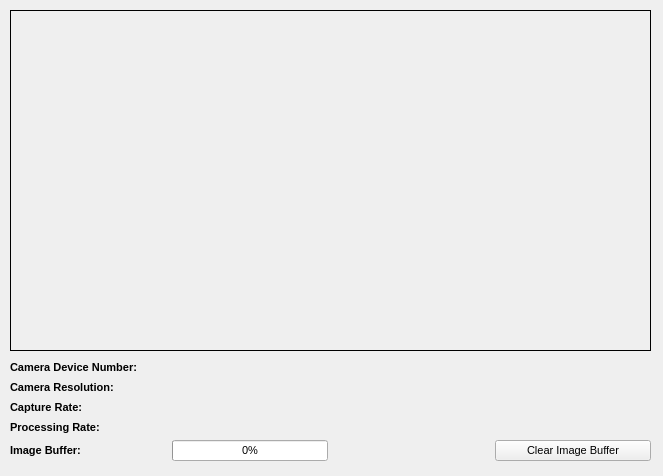
<?xml version="1.0" encoding="UTF-8"?>
<ui version="4.0">
 <class>CameraView</class>
 <widget class="QWidget" name="CameraView">
  <property name="geometry">
   <rect>
    <x>0</x>
    <y>0</y>
    <width>663</width>
    <height>476</height>
   </rect>
  </property>
  <property name="sizePolicy">
   <sizepolicy hsizetype="Minimum" vsizetype="Minimum">
    <horstretch>0</horstretch>
    <verstretch>0</verstretch>
   </sizepolicy>
  </property>
  <property name="windowTitle">
   <string>Form</string>
  </property>
  <widget class="QLabel" name="frameLabel">
   <property name="geometry">
    <rect>
     <x>10</x>
     <y>10</y>
     <width>641</width>
     <height>341</height>
    </rect>
   </property>
   <property name="styleSheet">
    <string notr="true">border:1px solid;</string>
   </property>
   <property name="text">
    <string/>
   </property>
  </widget>
  <widget class="QWidget" name="layoutWidget">
   <property name="geometry">
    <rect>
     <x>10</x>
     <y>360</y>
     <width>641</width>
     <height>101</height>
    </rect>
   </property>
   <layout class="QGridLayout" name="gridLayout">
    <item row="3" column="1">
     <widget class="QLabel" name="processingRateLabel">
      <property name="sizePolicy">
       <sizepolicy hsizetype="MinimumExpanding" vsizetype="MinimumExpanding">
        <horstretch>0</horstretch>
        <verstretch>0</verstretch>
       </sizepolicy>
      </property>
      <property name="font">
       <font>
        <pointsize>8</pointsize>
       </font>
      </property>
      <property name="text">
       <string/>
      </property>
     </widget>
    </item>
    <item row="4" column="0">
     <widget class="QLabel" name="label_1">
      <property name="sizePolicy">
       <sizepolicy hsizetype="MinimumExpanding" vsizetype="MinimumExpanding">
        <horstretch>0</horstretch>
        <verstretch>0</verstretch>
       </sizepolicy>
      </property>
      <property name="font">
       <font>
        <pointsize>8</pointsize>
        <weight>75</weight>
        <bold>true</bold>
       </font>
      </property>
      <property name="text">
       <string>Image Buffer:</string>
      </property>
      <property name="alignment">
       <set>Qt::AlignLeading|Qt::AlignLeft|Qt::AlignVCenter</set>
      </property>
     </widget>
    </item>
    <item row="2" column="0">
     <widget class="QLabel" name="label_2">
      <property name="sizePolicy">
       <sizepolicy hsizetype="MinimumExpanding" vsizetype="MinimumExpanding">
        <horstretch>0</horstretch>
        <verstretch>0</verstretch>
       </sizepolicy>
      </property>
      <property name="font">
       <font>
        <pointsize>8</pointsize>
        <weight>75</weight>
        <bold>true</bold>
       </font>
      </property>
      <property name="text">
       <string>Capture Rate:</string>
      </property>
      <property name="alignment">
       <set>Qt::AlignLeading|Qt::AlignLeft|Qt::AlignVCenter</set>
      </property>
     </widget>
    </item>
    <item row="1" column="1">
     <widget class="QLabel" name="cameraResolutionLabel">
      <property name="sizePolicy">
       <sizepolicy hsizetype="MinimumExpanding" vsizetype="MinimumExpanding">
        <horstretch>0</horstretch>
        <verstretch>0</verstretch>
       </sizepolicy>
      </property>
      <property name="font">
       <font>
        <pointsize>8</pointsize>
       </font>
      </property>
      <property name="alignment">
       <set>Qt::AlignLeading|Qt::AlignLeft|Qt::AlignVCenter</set>
      </property>
     </widget>
    </item>
    <item row="4" column="3">
     <layout class="QHBoxLayout" name="horizontalLayout">
      <item>
       <widget class="QPushButton" name="clearImageBufferButton">
        <property name="sizePolicy">
         <sizepolicy hsizetype="MinimumExpanding" vsizetype="MinimumExpanding">
          <horstretch>0</horstretch>
          <verstretch>0</verstretch>
         </sizepolicy>
        </property>
        <property name="font">
         <font>
          <pointsize>8</pointsize>
         </font>
        </property>
        <property name="text">
         <string>Clear Image Buffer</string>
        </property>
       </widget>
      </item>
     </layout>
    </item>
    <item row="0" column="0">
     <widget class="QLabel" name="label_4">
      <property name="sizePolicy">
       <sizepolicy hsizetype="MinimumExpanding" vsizetype="MinimumExpanding">
        <horstretch>0</horstretch>
        <verstretch>0</verstretch>
       </sizepolicy>
      </property>
      <property name="font">
       <font>
        <pointsize>8</pointsize>
        <weight>75</weight>
        <bold>true</bold>
       </font>
      </property>
      <property name="text">
       <string>Camera Device Number:</string>
      </property>
      <property name="alignment">
       <set>Qt::AlignLeading|Qt::AlignLeft|Qt::AlignVCenter</set>
      </property>
     </widget>
    </item>
    <item row="4" column="2">
     <widget class="QLabel" name="imageBufferLabel">
      <property name="sizePolicy">
       <sizepolicy hsizetype="MinimumExpanding" vsizetype="MinimumExpanding">
        <horstretch>0</horstretch>
        <verstretch>0</verstretch>
       </sizepolicy>
      </property>
      <property name="font">
       <font>
        <pointsize>8</pointsize>
       </font>
      </property>
      <property name="text">
       <string/>
      </property>
      <property name="alignment">
       <set>Qt::AlignCenter</set>
      </property>
     </widget>
    </item>
    <item row="2" column="1">
     <widget class="QLabel" name="captureRateLabel">
      <property name="enabled">
       <bool>true</bool>
      </property>
      <property name="sizePolicy">
       <sizepolicy hsizetype="MinimumExpanding" vsizetype="MinimumExpanding">
        <horstretch>0</horstretch>
        <verstretch>0</verstretch>
       </sizepolicy>
      </property>
      <property name="font">
       <font>
        <pointsize>8</pointsize>
       </font>
      </property>
      <property name="text">
       <string/>
      </property>
     </widget>
    </item>
    <item row="2" column="2">
     <widget class="QLabel" name="nFramesCapturedLabel">
      <property name="sizePolicy">
       <sizepolicy hsizetype="MinimumExpanding" vsizetype="MinimumExpanding">
        <horstretch>0</horstretch>
        <verstretch>0</verstretch>
       </sizepolicy>
      </property>
      <property name="font">
       <font>
        <pointsize>8</pointsize>
       </font>
      </property>
      <property name="text">
       <string/>
      </property>
      <property name="alignment">
       <set>Qt::AlignCenter</set>
      </property>
     </widget>
    </item>
    <item row="3" column="0">
     <widget class="QLabel" name="label_3">
      <property name="sizePolicy">
       <sizepolicy hsizetype="MinimumExpanding" vsizetype="MinimumExpanding">
        <horstretch>0</horstretch>
        <verstretch>0</verstretch>
       </sizepolicy>
      </property>
      <property name="font">
       <font>
        <pointsize>8</pointsize>
        <weight>75</weight>
        <bold>true</bold>
       </font>
      </property>
      <property name="text">
       <string>Processing Rate:</string>
      </property>
     </widget>
    </item>
    <item row="0" column="1">
     <widget class="QLabel" name="deviceNumberLabel">
      <property name="sizePolicy">
       <sizepolicy hsizetype="MinimumExpanding" vsizetype="MinimumExpanding">
        <horstretch>0</horstretch>
        <verstretch>0</verstretch>
       </sizepolicy>
      </property>
      <property name="font">
       <font>
        <pointsize>8</pointsize>
       </font>
      </property>
      <property name="alignment">
       <set>Qt::AlignLeading|Qt::AlignLeft|Qt::AlignVCenter</set>
      </property>
     </widget>
    </item>
    <item row="1" column="0">
     <widget class="QLabel" name="label_5">
      <property name="sizePolicy">
       <sizepolicy hsizetype="MinimumExpanding" vsizetype="MinimumExpanding">
        <horstretch>0</horstretch>
        <verstretch>0</verstretch>
       </sizepolicy>
      </property>
      <property name="font">
       <font>
        <pointsize>8</pointsize>
        <weight>75</weight>
        <bold>true</bold>
       </font>
      </property>
      <property name="text">
       <string>Camera Resolution:</string>
      </property>
      <property name="alignment">
       <set>Qt::AlignLeading|Qt::AlignLeft|Qt::AlignVCenter</set>
      </property>
     </widget>
    </item>
    <item row="4" column="1">
     <widget class="QProgressBar" name="imageBufferBar">
      <property name="sizePolicy">
       <sizepolicy hsizetype="MinimumExpanding" vsizetype="MinimumExpanding">
        <horstretch>0</horstretch>
        <verstretch>0</verstretch>
       </sizepolicy>
      </property>
      <property name="font">
       <font>
        <pointsize>8</pointsize>
       </font>
      </property>
      <property name="value">
       <number>0</number>
      </property>
     </widget>
    </item>
    <item row="3" column="2">
     <widget class="QLabel" name="nFramesProcessedLabel">
      <property name="sizePolicy">
       <sizepolicy hsizetype="MinimumExpanding" vsizetype="MinimumExpanding">
        <horstretch>0</horstretch>
        <verstretch>0</verstretch>
       </sizepolicy>
      </property>
      <property name="font">
       <font>
        <pointsize>8</pointsize>
       </font>
      </property>
      <property name="text">
       <string/>
      </property>
      <property name="alignment">
       <set>Qt::AlignCenter</set>
      </property>
     </widget>
    </item>
   </layout>
  </widget>
 </widget>
 <resources/>
 <connections/>
</ui>
